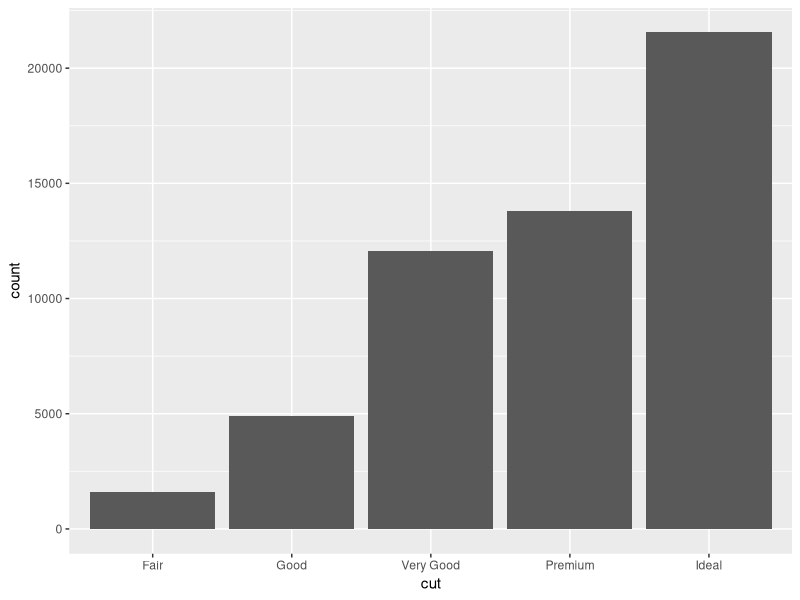
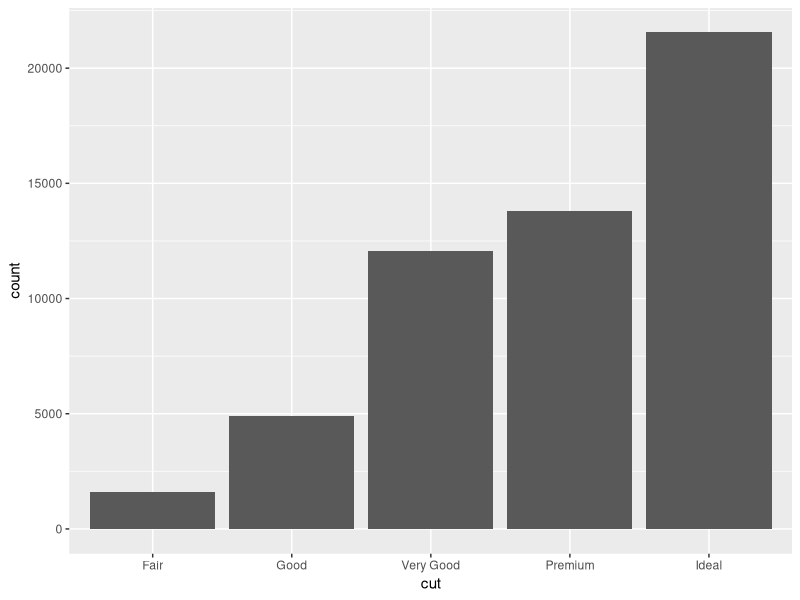
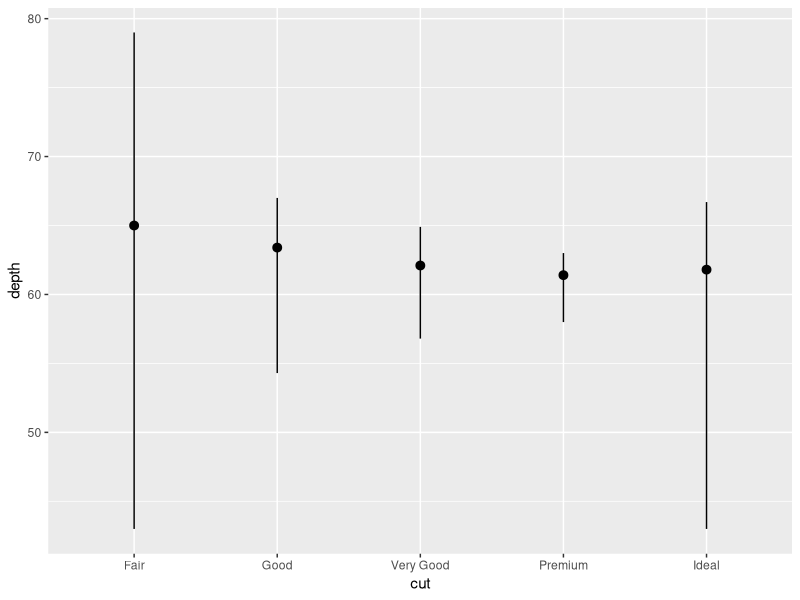
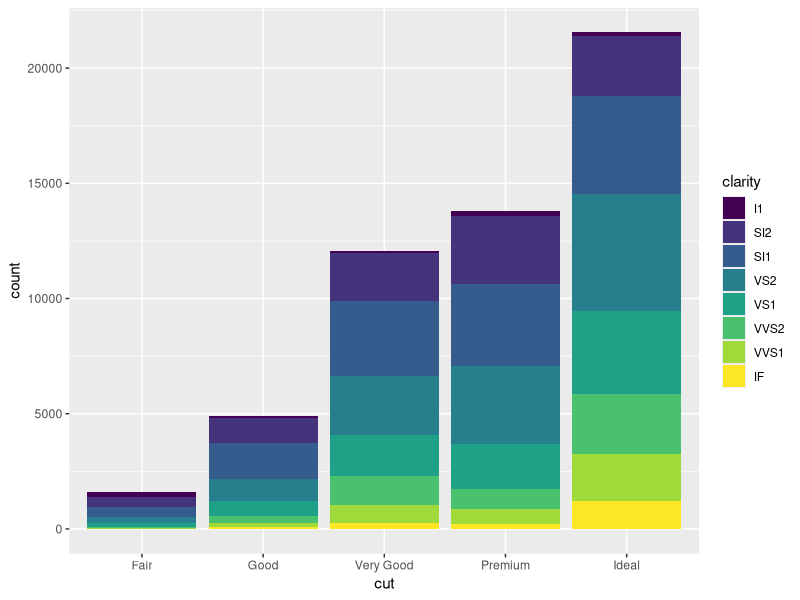
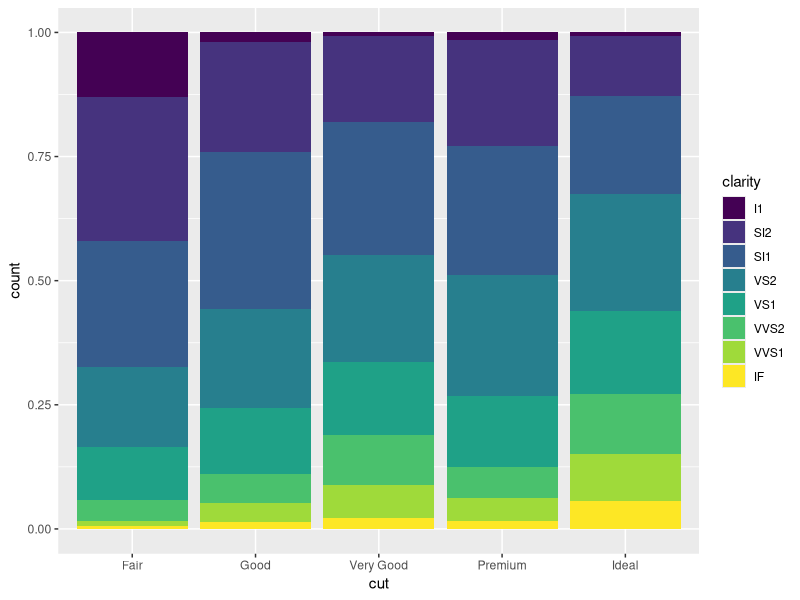
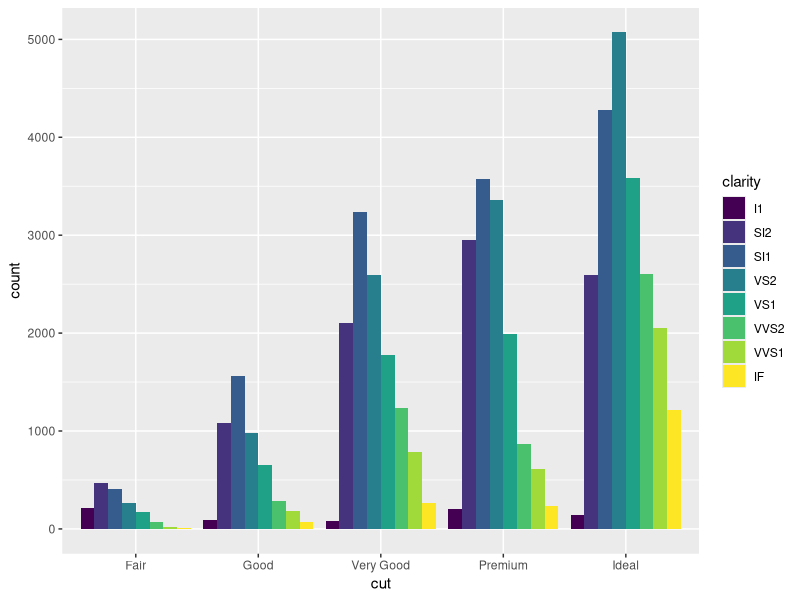
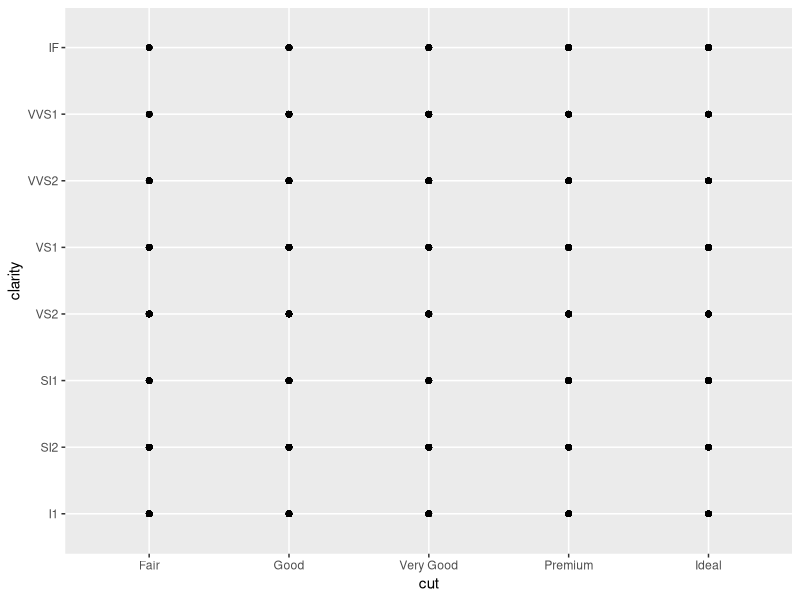
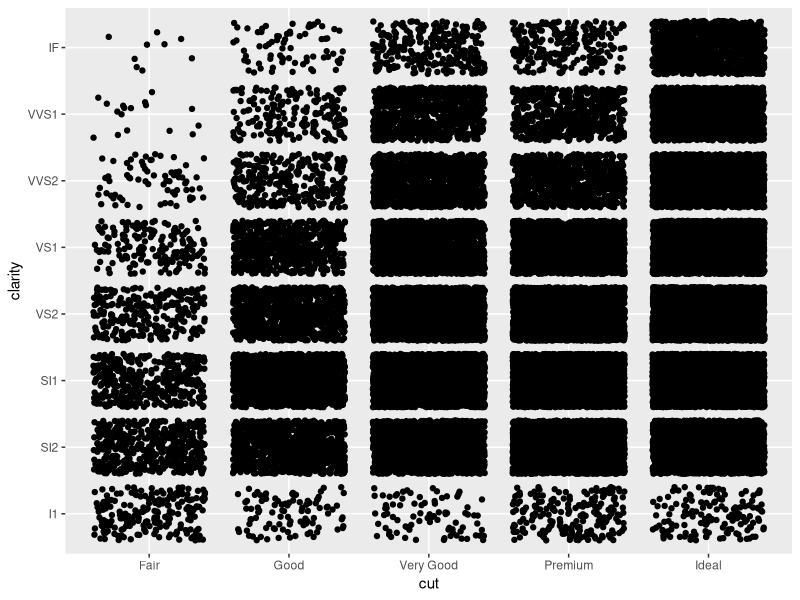

These figures' R source, in order:
# Exercise 2: More ggplot2 Grammar

# Install and load `ggplot2`
# install.packages("ggplot2") # if needed
library("ggplot2")

# For this exercise you will again be working with the `diamonds` data set.
# Use `?diamonds` to review details about this data set
?diamonds

## Statistical Transformations

# Draw a bar chart of the diamonds data, organized by cut
# The height of each bar is based on the "count" (number) of diamonds with that cut
ggplot(data = diamonds) + geom_bar(mapping = aes(x=cut))

# Use the `stat_count` to apply the statistical transformation "count" to the diamonds
# by cut. You do not need a separate geometry layer!
ggplot(data = diamonds) + stat_count(mapping = aes(x=cut))

# Use the `stat_summary` function to draw a chart with a summary layer.
# Map the x-position to diamond `cut`, and the y-position to diamond `depth`
# Bonus: use `min` as the function ymin, `max` as the function ymax, and `median` as the function y
ggplot(data = diamonds) +
  stat_summary(mapping = aes(x = cut, y = depth),
               fun.ymin = min, fun.ymax = max, fun.y = median)

## Position Adjustments

# Draw a bar chart of diamond data organized by cut, with each bar filled by clarity.
# You should see a _stacked_ bar chart.
ggplot(data = diamonds) + geom_bar(mapping = aes(x = cut, fill = clarity))

# Draw the same chart again, but with each element positioned to "fill" the y axis
ggplot(data = diamonds) + geom_bar(mapping = aes(x = cut, fill = clarity), position = "fill")

# Draw the same chart again, but with each element positioned to "dodge" each other
ggplot(data = diamonds) + geom_bar(mapping = aes(x = cut, fill = clarity), position = "dodge")

# Draw a plot with point geometry with the x-position mapped to `cut` and the y-position mapped to `clarity`
# This creates a "grid" grouping the points
ggplot(data = diamonds) + geom_point(mapping = aes(x = cut, y = clarity))

# Use the "jitter" position adjustment to keep the points from all overlapping!
# (This works a little better with a sample of diamond data, such as from the previous exercise).
ggplot(data = diamonds) + geom_point(mapping = aes(x = cut, y = clarity), position = "jitter")

## Scales

# Draw a "boxplot" (with `geom_boxplot()`) for the diamond's price (y) by color (x)
ggplot(data = diamonds) + geom_boxplot(mapping = aes(x=color, y=price))

ggplot(data = diamonds) +
  geom_boxplot(mapping = aes(x=color, y=price)) +
  scale_y_log10()

# For another version, draw the same plot but with `violin` geometry instead of `boxplot` geometry!
# How does the logarithmic scale change the data presentation?

# Another interesting plot: draw a plot of the diamonds price (y) by carat (x), using a heatmap of 2d bins
# (geom_bin2d)
# What happens when you make the x and y channels scale logarithmically?


# Draw a scatter plot for the diamonds  price (y) by carat (x). Color each point by the clarity
# (Remember, this will take a while. Use a sample of the diamonds for faster results)


# Change the color of the previous plot using a ColorBrewer scale of your choice. What looks nice?



## Coordinate Systems

# Draw a bar chart with x-position and fill color BOTH mapped to cut
# For best results, SET the `width` of the geometry to be 1 (fill plot, no space between)
# You can save this to a variable for easier modifications


# Draw the same chart, but with the coordinate system flipped


# Draw the same chart, but in a polar coordinate system. Now you have a Coxcomb chart!



## Facets

# Take the scatter plot of price by carat data (colored by clarity) and add _facets_ based on
# the diamond's `color`



## Saving Plots

# Use the `ggsave()` function to save one of your plots (the most recent one generated) to disk.
# Name the output file "my-plot.png".
# Make sure you've set the working directory!!
